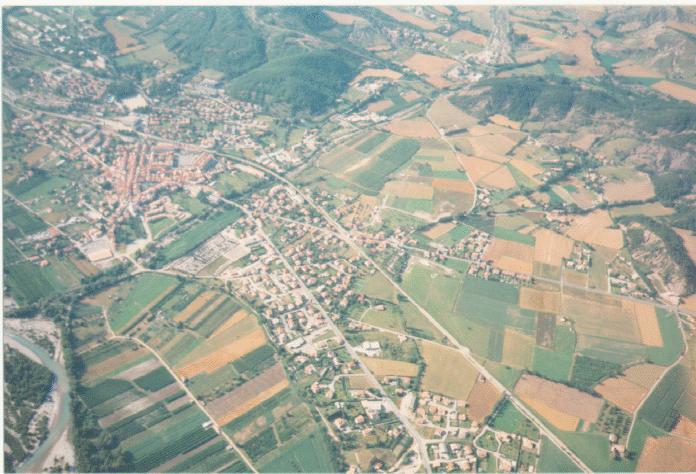
#> input picture src/practices/thresh3.png, 696 x 474 px
$ python histogram.py
#> lines starting #> are read from the running program, lines starting #| are printed output that depends on the picture
import cv2


# importing library for plotting
from matplotlib import pyplot as plt

# reads an input image
img = cv2.imread('thresh3.png',0)
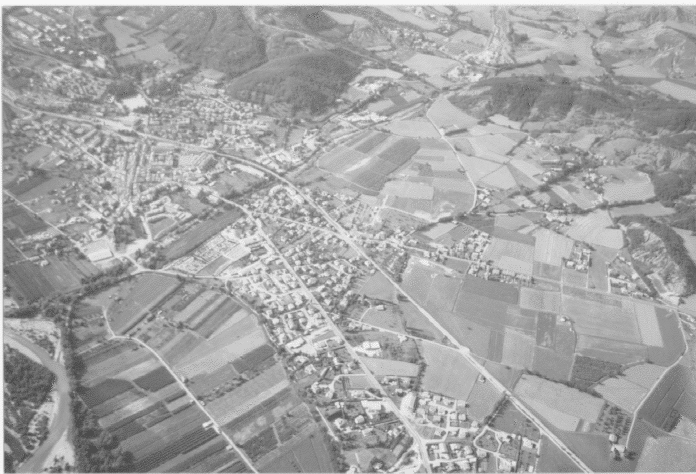
#> img: shape (474, 696); min 76, max 247, mean 164

# find frequency of pixels in range 0-255
histr = cv2.calcHist([img],[0],None,[256],[0,256])
#> histr = 256 values, max 12706 at index 183, min 0 at index 0, mean 1288.7

# show the plotting graph of an image
plt.plot(histr)
plt.show()
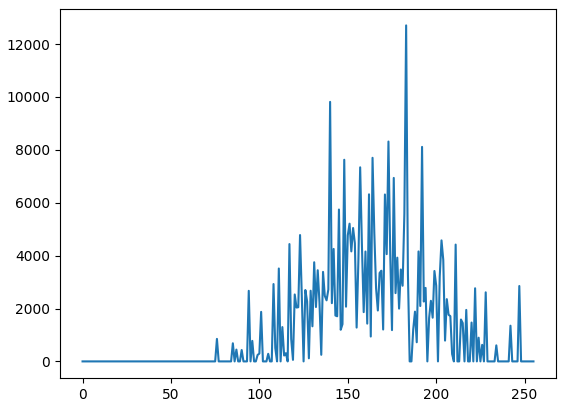
#> figure drawn by matplotlib, 1 panel; curve peaks at x = 183, y = 12706

$ run again, with src/practices/thresh1.png copied over src/practices/thresh3.png
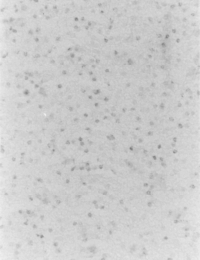
#> input picture src/practices/thresh1.png, 200 x 260 px
#> img is the input picture: shape (260, 200); min 126, max 240, mean 204.4
#> histr = 256 values, max 4135 at index 206, min 0 at index 0, mean 203.1
#> `plt.show()`:
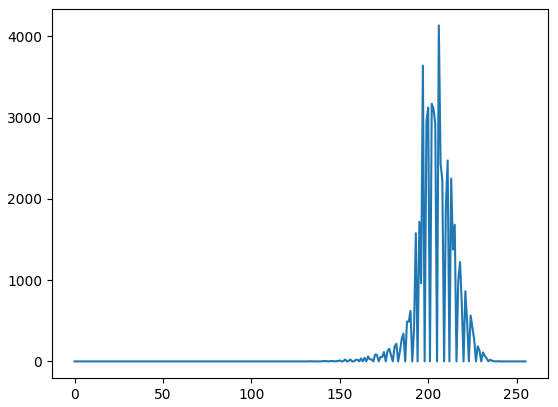
#> figure drawn by matplotlib, 1 panel; curve peaks at x = 206, y = 4135

$ run again, with src/practices/thresh2.png copied over src/practices/thresh3.png
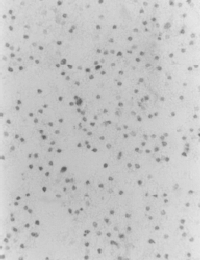
#> input picture src/practices/thresh2.png, 200 x 260 px
#> img is the input picture: shape (260, 200); min 89, max 235, mean 197.6
#> histr = 256 values, max 5022 at index 197, min 0 at index 0, mean 203.1
#> `plt.show()`:
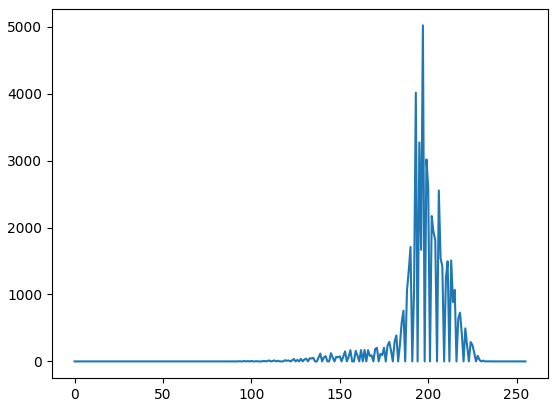
#> figure drawn by matplotlib, 1 panel; curve peaks at x = 197, y = 5022
